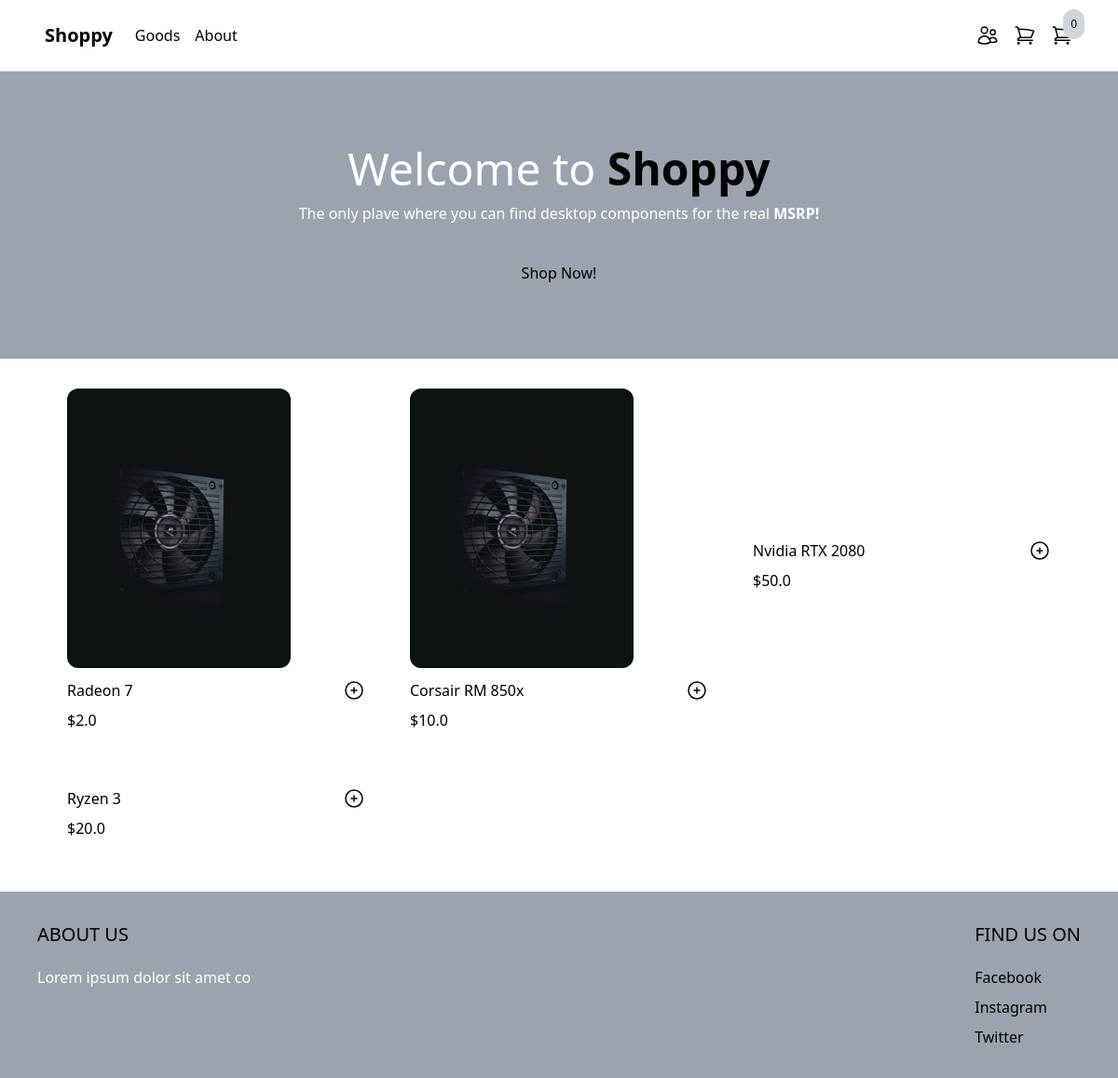
The page / on the database its author committed.
### product/models.py (models this page shows, shortened)
class Product(models.Model):
    category = models.ForeignKey(Category, related_name='products', on_delete=models.CASCADE)
    name = models.CharField(max_length=255)
    slug = models.SlugField()
    description = models.TextField(blank=True, null=True)
    price = models.IntegerField()
    created_at = models.DateTimeField(auto_now_add=True)
    image = models.ImageField(upload_to='uploads/', blank=True, null=True)
    thumbnail = models.ImageField(upload_to='uploads/', blank=True, null=True)
    class Meta:
        ordering = ('-created_at',)
    def get_display_price(self):
        return self.price / 100
    def get_thumbnail(self):
        if self.thumbnail:
            return self.thumbnail.url
        else:
            if self.image:
                self.thumbnail = self.make_thumbnail(self.image)
                self.save()
                return self.thumbnail.url
            else:
                return 'https://via.plaveholder.com/240x240x.jpg'

### main/views.py (the view)
# urls.py: path('', mainpage, name='mainpage'),
def mainpage(request):
    products = Product.objects.all()[0:8]
    return render(request, 'main/mainpage.html', {'products': products})

### cart/cart.py (called while the page is built)
    def __len__(self):
        return sum(item['quantity'] for item in self.cart.values())

### cart/context_processors.py (called while the page is built)
def cart(request):
    return {'cart': Cart(request)}

### main/templates/main/mainpage.html
{% extends "main/base.html" %}
{% block content %}
<header class="px-6 py-8 lg:py-20 bg-gray-400">
    <div class="max-w-3xl mx-auto text-center">
        <p class="mb-3 text-3xl lg:text-5xl text-white">
            Welcome to <strong><span class="text-black">Shoppy</span></strong>
        </p>
        <p class="mb-10 text-white">
            The only plave where you can find desktop components for the real <strong>MSRP!</strong>
        </p>
        <a href="" class="inline-block px-10-py-6 text-black hover:text-white">Shop Now!</a>
    </div>
</header>
<div class="max-w-6xl mx-auto py-2 px-6 xl:px-0">
    <div class="products flex items-center flex-wrap">
        {% for product in products %}
            {% include 'product/partials/product_items.html' %}
        {% endfor %}
    </div>
</div>
{% endblock %}

### product/templates/product/partials/product_items.html
<div class="w-full md:w-1/3 xl:w-1/4 p-6">
    <a href="{% url 'product' product.slug %}">
        <img src="{{ product.get_thumbnail }}" alt="" class="rounded-xl hover:shadow-lg">
    </a>
    <div class="pt-3 flex items-center justify-between">
        <a href="{% url 'product' product.slug %}">
            {{ product.name }}
        </a>
        <a href="{% url 'product' product.slug %}" class="text-black hover:text-gray-300">
            <svg xmlns="http://www.w3.org/2000/svg" fill="none" viewBox="0 0 24 24" stroke-width="1.5" stroke="currentColor" class="w-6 h-6">
                <path stroke-linecap="round" stroke-linejoin="round" d="M12 9v6m3-3H9m12 0a9 9 0 11-18 0 9 9 0 0118 0z" />
              </svg>
        </a>
    </div>
    <p class="pt-2 text-black">
        ${{ product.get_display_price }}
    </p>
</div>

### rows shown on the page
Product: get_thumbnail (picture), name "Radeon 7", get_display_price "2.0"
Product: get_thumbnail (picture), name "Corsair RM 850x", get_display_price "10.0"
Product: name "Nvidia RTX 2080", get_display_price "50.0"
Product: name "Ryzen 3", get_display_price "20.0"

### other values the page prints
{{ cart|length }} "0"
